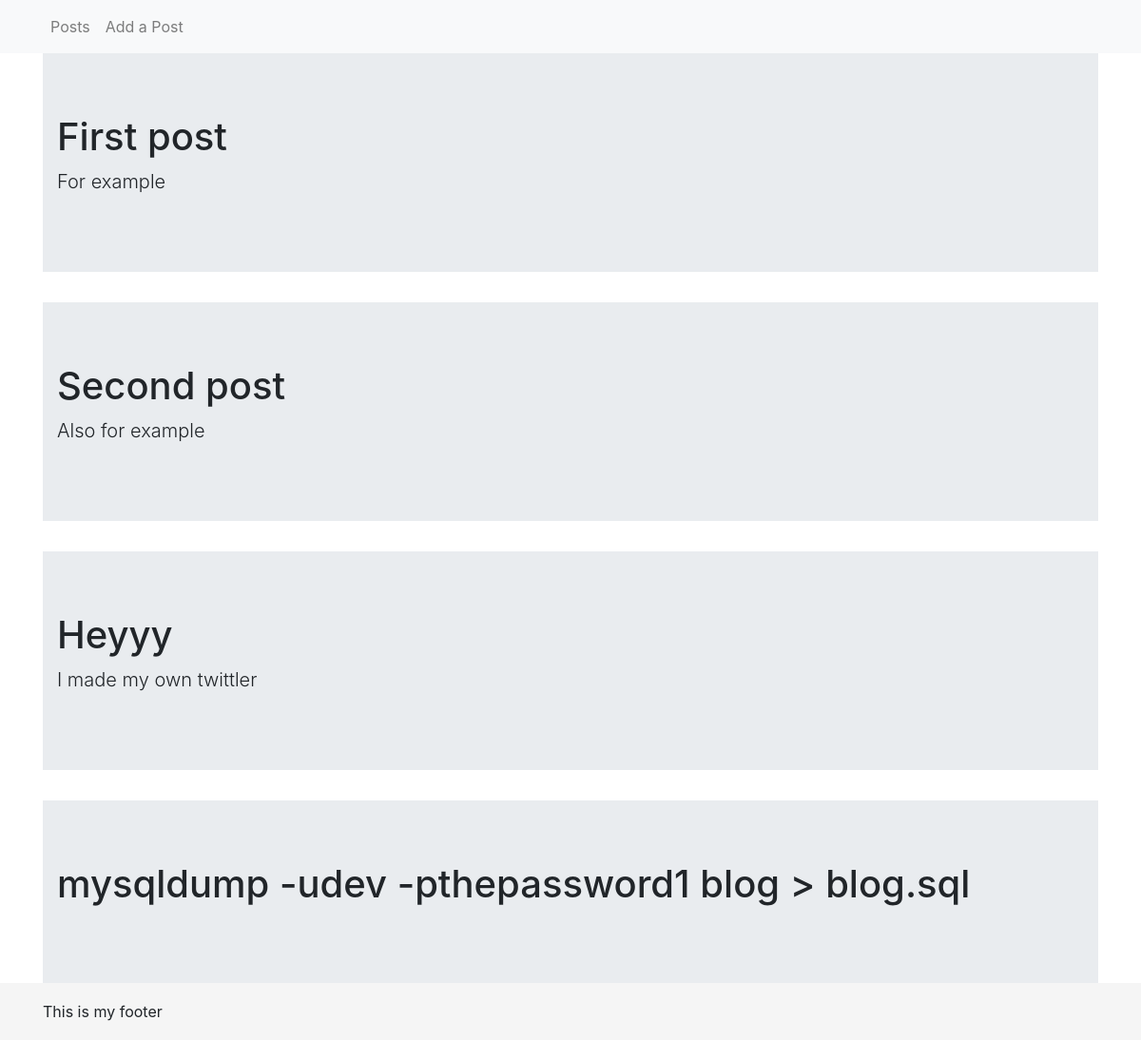
Before: / with the older database file.
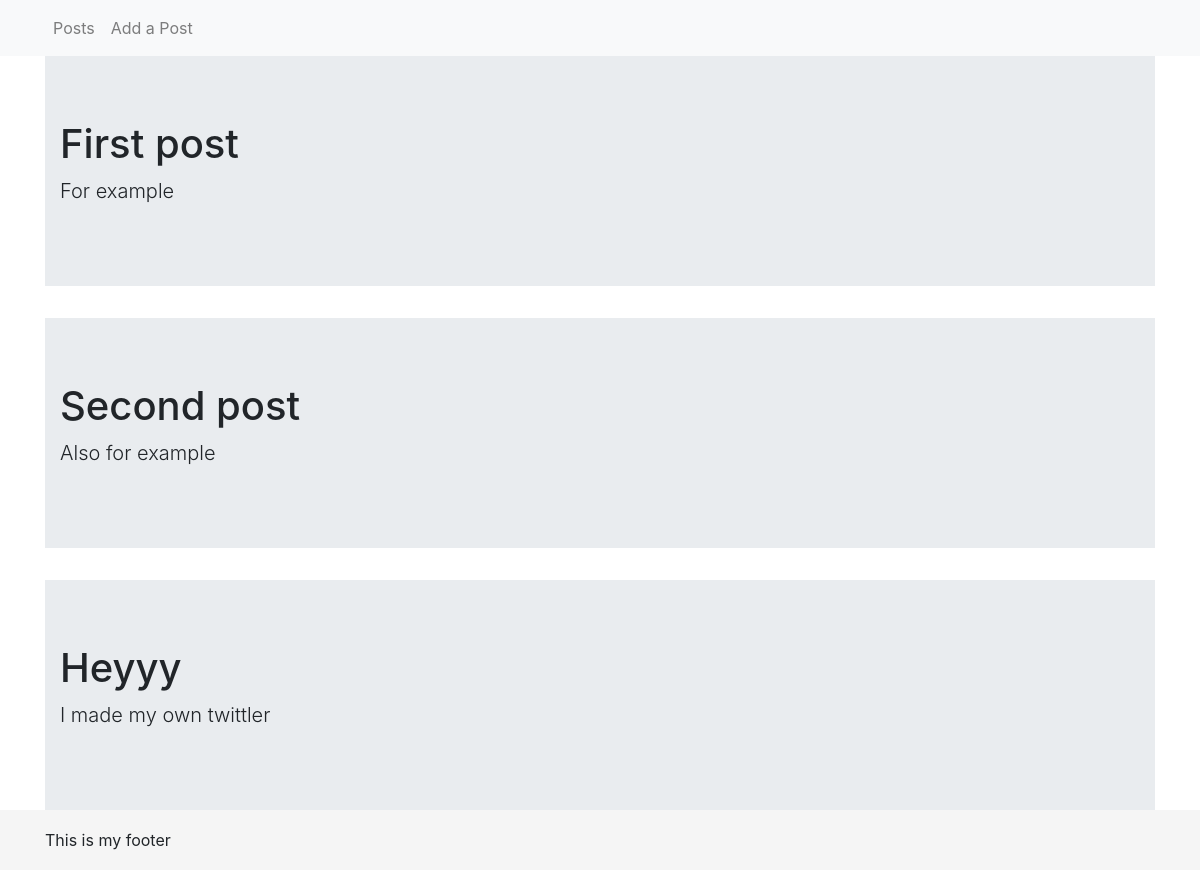
After: the same page with the newer database file.
### tables this page shows
CREATE TABLE `posts` (
  `id` mediumint(9) NOT NULL,
  `title` varchar(200) NOT NULL,
  `post` longtext NOT NULL
);

### index.php (the view, shortened to what this page needs)
<?php include('config/setup.php');?>
<!DOCTYPE HTML>
<html>
<head>
    <?php include('config/css.php') ?>
</head>
<body>
    <?php include(D_TEMPLATE.'/navigation.php') ?>
    <div class="container">
        <?php
        $query = "SELECT * FROM posts";
        $result = mysqli_query($dbc,$query);
        while ($post = mysqli_fetch_assoc($result)) { ?>
        <div class="jumbotron jumbotron-fluid">
            <div class="container">
                <h1 class="display-6"><?php echo $post['title'];?></h1>
                <p class="lead"><?php echo $post['post'];?></p>
            </div>
        </div>
        <?php } ?>
    </div>
    <?php include(D_TEMPLATE.'/footer.php') ?>
</body>
</html>

### config/css.php (shortened to what this page needs)
<link rel="stylesheet" href="https://maxcdn.bootstrapcdn.com/bootstrap/4.0.0-beta/css/bootstrap.min.css">

### template/navigation.php
<nav class="navbar navbar-expand-lg navbar-light bg-light">
    <div class="container">
        <ul class="navbar-nav">
            <li><a class="nav-link" href="index.php">Posts</a></li>
            <li><a class="nav-link" href="add_a_post.php">Add a Post</a></li>
        </ul>
    </div>
</nav>

### template/footer.php
<footer class="footer">
    <div class="container">
        <p>This is my footer</p>
    </div>
</footer>

### config/css.php (style rules this page uses)
html { position: relative; min-height: 100%; }
body { margin-bottom: 60px; }
.footer { position: absolute; bottom: 0; width: 100%; height: 60px; line-height: 60px; background-color: #f5f5f5; }

Changed rows visible on the page:
removed posts: title "mysqldump -udev -pthepassword1 blog > blog.sql"
